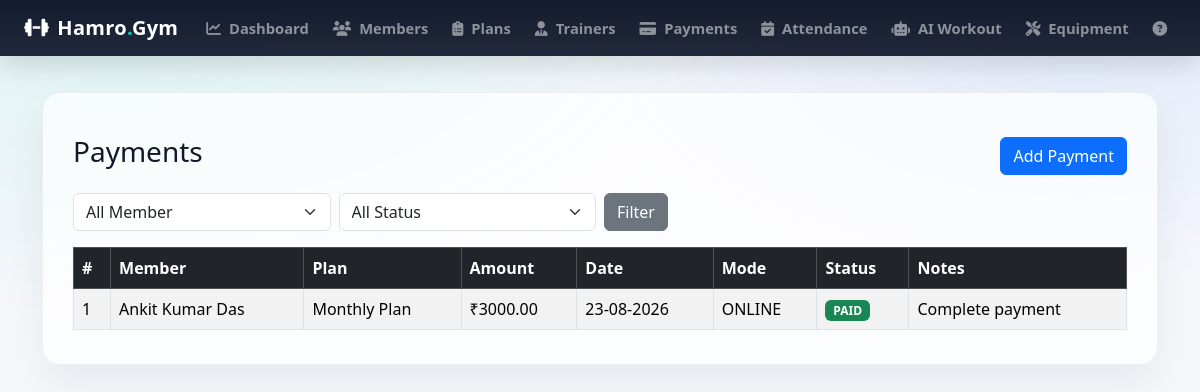
Page /admin_payments_list/ (signed in) on the committed database.
### gymapp/models.py (models this page shows, shortened)
class Payment(models.Model):
    PAYMENT_MODE_CHOICES = (
        ('CASH', 'Cash'),
        ('ONLINE', 'Online'),
    )
    PAYMENT_STATUS_CHOICES = (
        ('PAID', 'Paid'),
        ('PENDING', 'Pending')
    )
    member = models.ForeignKey(MemberProfile,
                               on_delete=models.CASCADE, # if member is deleted, delete payment
                               related_name='payments' # access payment via member.payments
                               )
    plan = models.ForeignKey(
        MembershipPlan,
        on_delete=models.SET_NULL, # if plan is deleted, set to null
        null=True, blank=True,
        related_name='payments'
    )
    amount = models.DecimalField(max_digits=8, decimal_places=2)
    payment_date = models.DateField(default=timezone.now)
    mode = models.CharField(max_length=50, choices=PAYMENT_MODE_CHOICES)
    status = models.CharField(max_length=50, choices=PAYMENT_STATUS_CHOICES)
    notes = models.TextField(blank=True) # optional field for any additional notes about the payment

class MemberProfile(models.Model):
    GENDER_CHOICES = (
        ('MALE', 'Male'),
        ('FEMALE', 'Female'),
        ('OTHER', 'Other'),
    )
    user = models.OneToOneField(settings.AUTH_USER_MODEL, on_delete=models.CASCADE, related_name='member_profile')
    full_name = models.CharField(max_length=100)
    mobile = models.CharField(max_length=15)
    age = models.PositiveIntegerField(null=True, blank=True)
    gender = models.CharField(max_length=10, choices=GENDER_CHOICES, null=True, blank=True)
    address = models.TextField(blank=True)
    join_date = models.DateField(default=timezone.now)
    plan = models.ForeignKey(MembershipPlan,
                             on_delete=models.SET_NULL, # If plan is deleted, set to null
                             null=True, blank=True,
                             related_name='members'
                             )
    trainer = models.ForeignKey(Trainer,
                                on_delete=models.SET_NULL, # If trainer is deleted, set to null
                                null=True, blank=True,
                                related_name='members' # access members via trainer.members
                                )
    membership_start = models.DateField(null=True, blank=True)
    membership_end = models.DateField(null=True, blank=True)

class MembershipPlan(models.Model):
    name = models.CharField(max_length=100)
    duration_months = models.PositiveIntegerField()
    fee = models.DecimalField(max_digits=10, decimal_places=2)
    description = models.TextField(blank=True)

### gymapp/views.py (the view)
    def wrapper(request, *args, **kwargs):
        if not request.user.is_authenticated or getattr(request.user, 'role', None) != 'ADMIN':
            messages.error(request, 'You must be logged in as an admin to access this page.')
            return redirect('admin_login')  # Redirect to the admin login page
        return view_func(request, *args, **kwargs)

### gymapp/views.py (called while the page is built)
def admin_required(view_func):
    def wrapper(request, *args, **kwargs):
        if not request.user.is_authenticated or getattr(request.user, 'role', None) != 'ADMIN':
            messages.error(request, 'You must be logged in as an admin to access this page.')
            return redirect('admin_login')  # Redirect to the admin login page
        return view_func(request, *args, **kwargs)
    return wrapper

@admin_required
def admin_payments_list(request):
    member_id = request.GET.get('member_id')
    status = request.GET.get('status')
    payments = Payment.objects.select_related('member', 'plan').all().order_by('-payment_date')
    if member_id:
        payments = payments.filter(member__id=member_id)
    if status in ['PENDING', 'PAID']:
        payments = payments.filter(status=status)
    members = MemberProfile.objects.all().order_by('full_name')
    return render(
        request,
        'admin_payments_list.html',
        {
            'payments': payments,
            'members': members,
            'selected_member_id': member_id,
            'selected_status': status
        }
    )

### gymapp/templates/admin_payments_list.html (shortened to what this page needs)
{% extends "base.html" %}
{% block content %}
<div class="container mt-4">
    <div class="d-flex justify-content-between align-items-center mb-3">
        <h3>Payments</h3>
        <a href="{% url 'admin_payment_add' %}" class="btn btn-primary">Add Payment</a>
    </div>
    <form method="get" class="row g-2 mb-3">
        <div class="col-md-3">
            <select name="member" class="form-select">
                <option value="">All Member</option>
            </select>
        </div>
        <div class="col-md-3">
            <select name="status" class="form-select">
                <option value="">All Status</option>
            </select>
        </div>
        <div class="col-md-2">
            <button type="submit" class="btn btn-secondary">Filter</button>
        </div>
    </form>
    <table class="table table-bordered table-striped">
        <thead class="table-dark">
            <tr>
                <th>#</th>
                <th>Member</th>
                <th>Plan</th>
                <th>Amount</th>
                <th>Date</th>
                <th>Mode</th>
                <th>Status</th>
                <th>Notes</th>
            </tr>
        </thead>
        <tbody>
            {% for payment in payments %}
           <tr>
    <td>{{ forloop.counter }}</td>
    <td>{{ payment.member.full_name }}</td>
    <td>{{ payment.plan.name }}</td>
    <td>₹{{ payment.amount }}</td>
    <td>{{ payment.payment_date|date:"d-m-Y" }}</td>
    <td>{{ payment.mode }}</td>
    <td>
        <span class="badge {% if payment.status == 'PAID' %}bg-success{% else %}bg-warning{% endif %}">
            {{ payment.status }}
        </span>
    </td>
    <td>{{ payment.notes }}</td>
</tr>
            {% empty %}
            <tr>
                <td colspan="8" class="text-center">No payments found</td>
            </tr>
            {% endfor %}
        </tbody>
    </table>
</div>
{% endblock %}

### gymapp/templates/base.html (style rules this page uses)
:root { --brand: #00d1b2; --dark-2: #0f172a; --card: #ffffff; --muted: #6b7280; }
body { background: radial-gradient(1200px 600px at 10% 0%, rgba(0, 209, 178, .10), transparent 55%), radial-gradient(900px 450px at 90% 10%, rgba(59, 130, 246, .10), transparent 55%), #f6f7fb; color: #111827; }

### rows in the picture
Payment: member.full_name "Ankit Kumar Das", plan.name "Monthly Plan", amount "3000.00", payment_date "23-08-2026", mode "ONLINE", status "PAID", notes "Complete payment"
